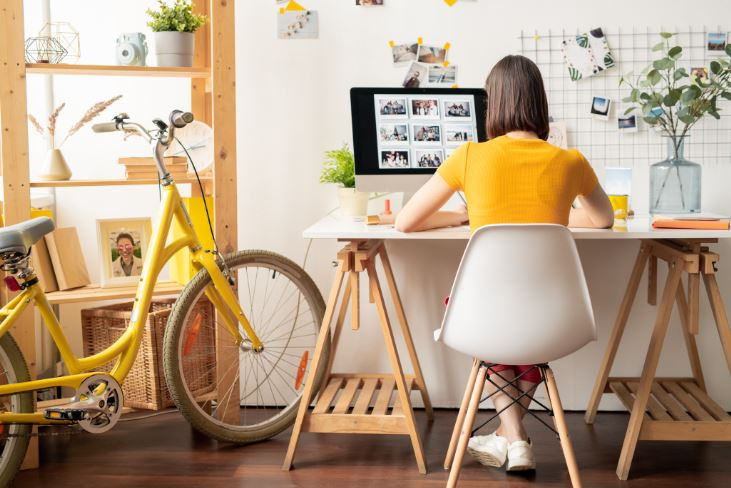
#> input picture FreeCodeCamp/01/photos/4.jpg, 731 x 488 px
$ python splitmerge.py
#> lines starting #> are read from the running program, lines starting #| are printed output that depends on the picture
import cv2 as cv
import numpy as np

img = cv.imread('photos/4.jpg')
#> img is the input picture: shape (488, 731, 3); mean B, G, R 133.2, 159.3, 182.5
cv.imshow('Image', img)

blank = np.zeros(img.shape[:2], dtype='uint8')

b,g,r = cv.split(img)
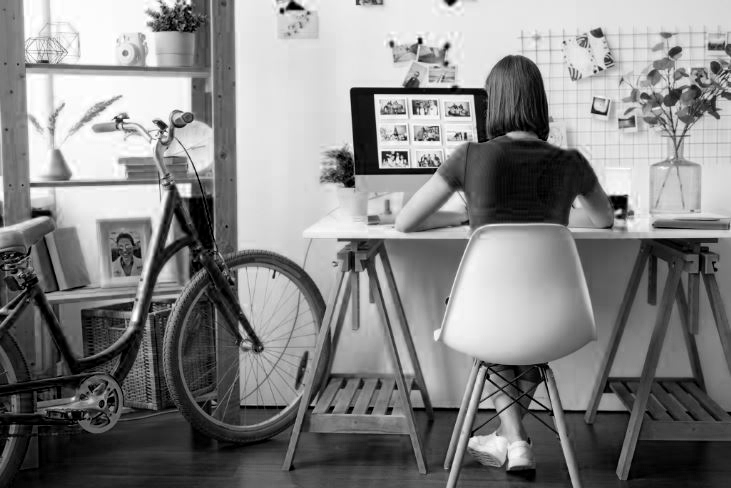
#> b: shape (488, 731); min 0, max 255, mean 133.2
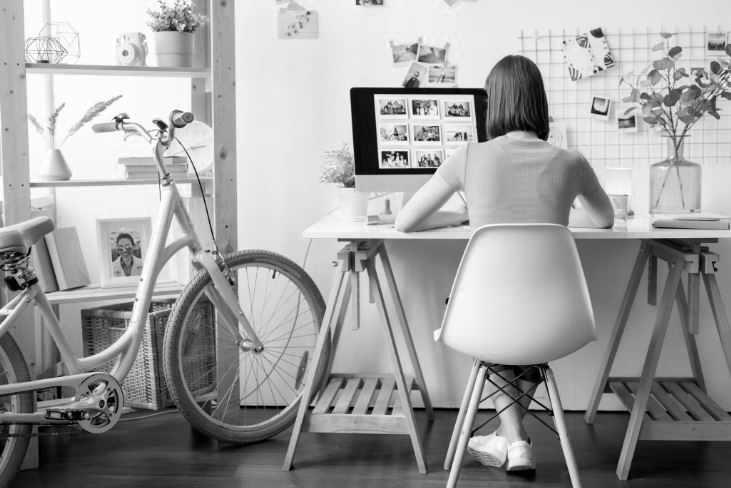
#> g: shape (488, 731); min 0, max 255, mean 159.3
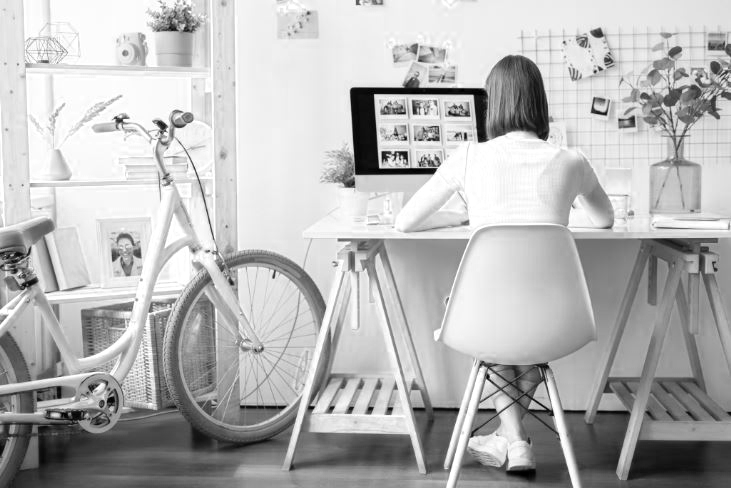
#> r: shape (488, 731); min 0, max 255, mean 182.5

blue = cv.merge([b, blank, blank])
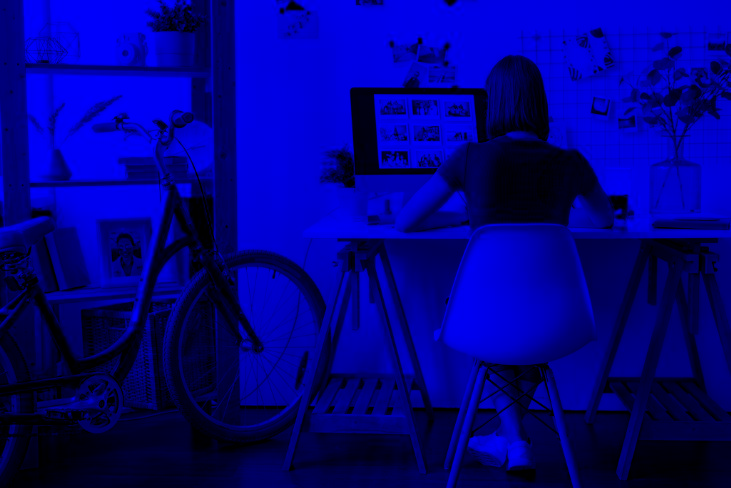
#> blue: shape (488, 731, 3); mean of channels 0, 1, 2 133.2, 0, 0; drawn as B, G, R
green = cv.merge([blank,g,blank])
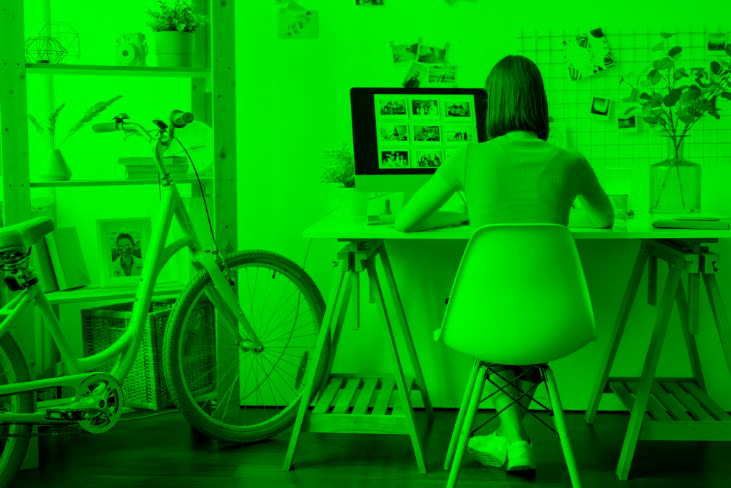
#> green: shape (488, 731, 3); mean of channels 0, 1, 2 0, 159.3, 0; drawn as B, G, R
red = cv.merge([blank,blank, r])
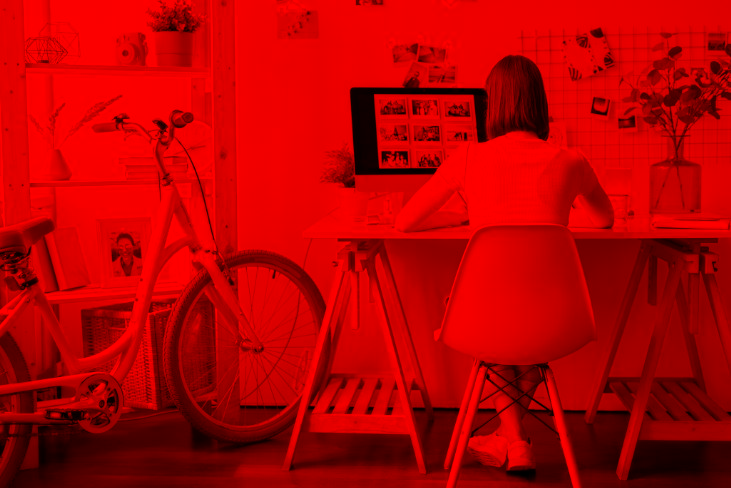
#> red: shape (488, 731, 3); mean of channels 0, 1, 2 0, 0, 182.5; drawn as B, G, R

cv.imshow('Blue', b)
cv.imshow('Green', g)
cv.imshow('Red', r)

cv.imshow('Blue', blue)
cv.imshow('Green', green)
cv.imshow('Red', red)

print(img.shape)
#| (488, 731, 3)
print(b.shape)
#| (488, 731)
print(g.shape)
#| (488, 731)
print(r.shape)
#| (488, 731)

merge = cv.merge([b,g,r])
cv.imshow('Merged image', merge)

cv.waitKey(0)

$ run again, with FreeCodeCamp/01/photos/1.jpg copied over FreeCodeCamp/01/photos/4.jpg
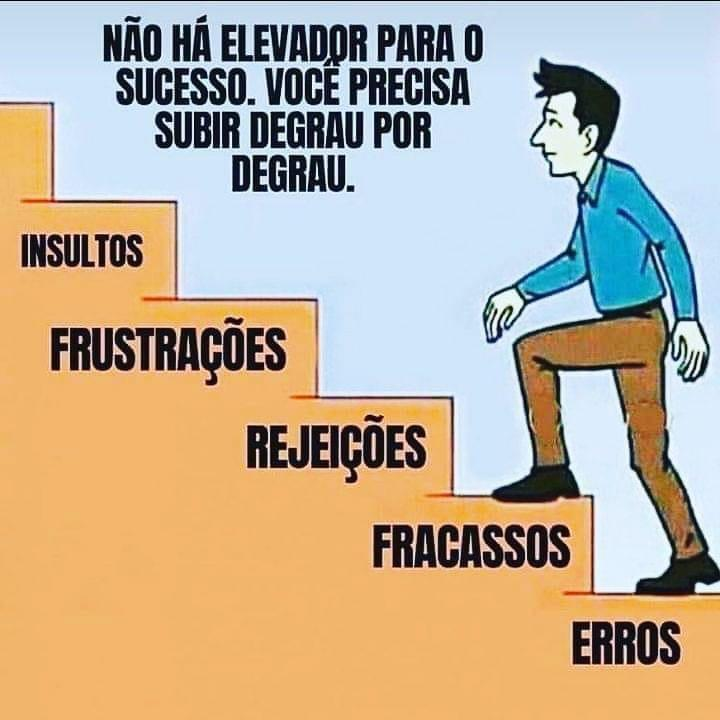
#> input picture FreeCodeCamp/01/photos/1.jpg, 720 x 720 px
#> img is the input picture: shape (720, 720, 3); mean B, G, R 152.8, 175.2, 190.8
#> `green = cv.merge([blank,g,blank])`:
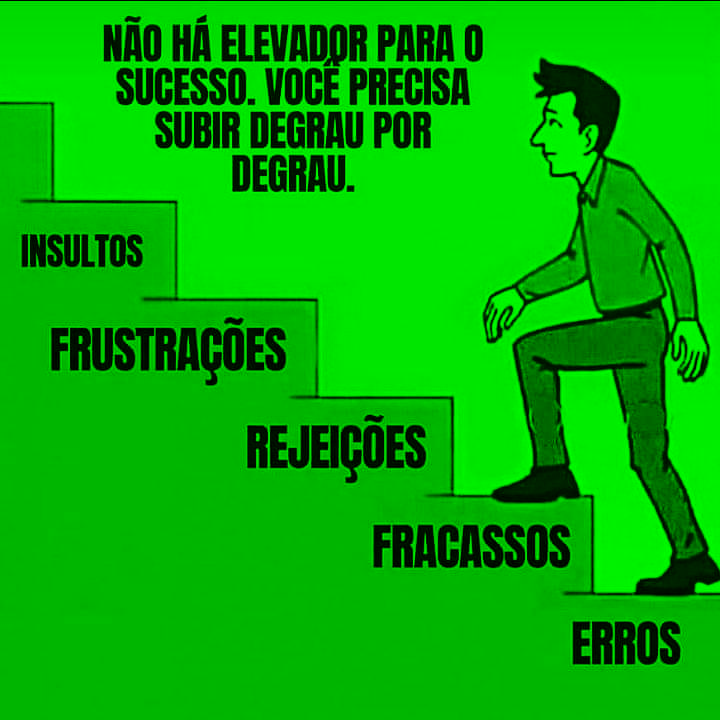
#> green: shape (720, 720, 3); mean of channels 0, 1, 2 0, 175.2, 0; drawn as B, G, R
#> `red = cv.merge([blank,blank, r])`:
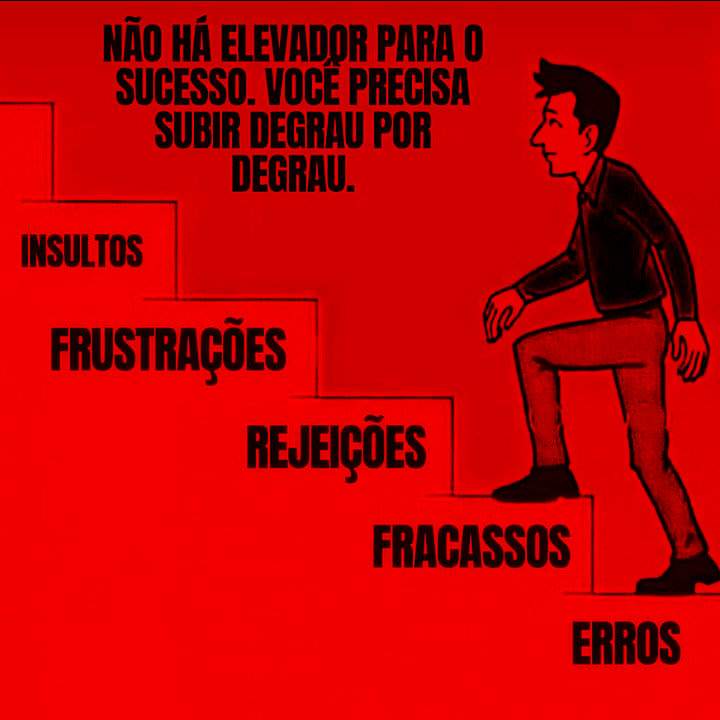
#> red: shape (720, 720, 3); mean of channels 0, 1, 2 0, 0, 190.8; drawn as B, G, R
#| (720, 720, 3)
#| (720, 720)
#| (720, 720)
#| (720, 720)

$ run again, with FreeCodeCamp/01/photos/2.jpg copied over FreeCodeCamp/01/photos/4.jpg
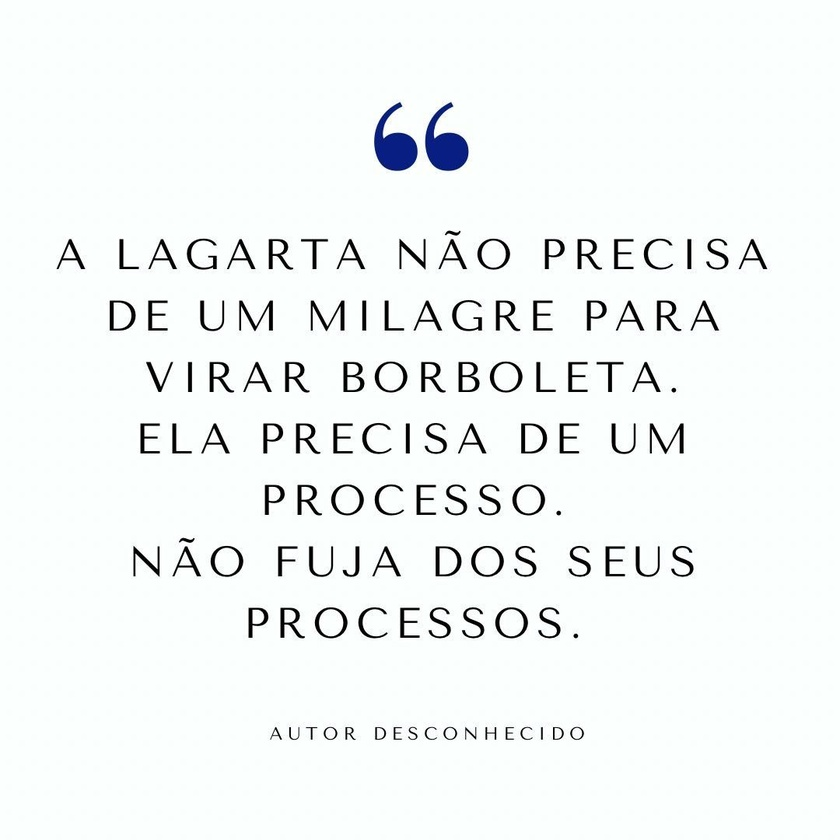
#> input picture FreeCodeCamp/01/photos/2.jpg, 840 x 840 px, shrunk from 1080 x 1080 before the run
#> img is the input picture: shape (840, 840, 3); mean B, G, R 245.5, 246, 242.2
#> `green = cv.merge([blank,g,blank])`:
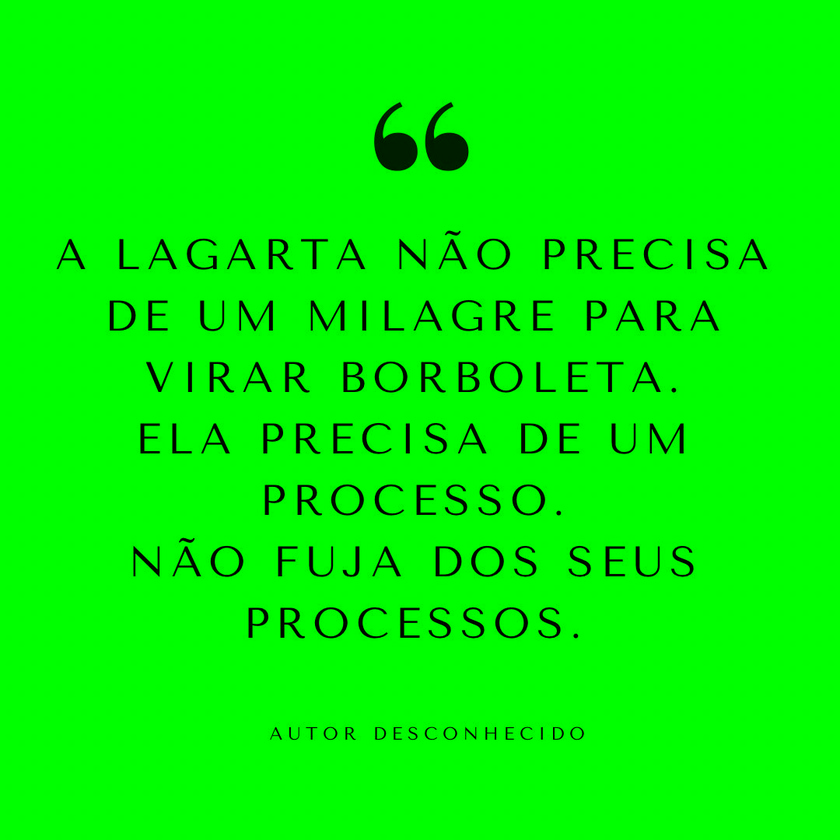
#> green: shape (840, 840, 3); mean of channels 0, 1, 2 0, 246, 0; drawn as B, G, R
#> `red = cv.merge([blank,blank, r])`:
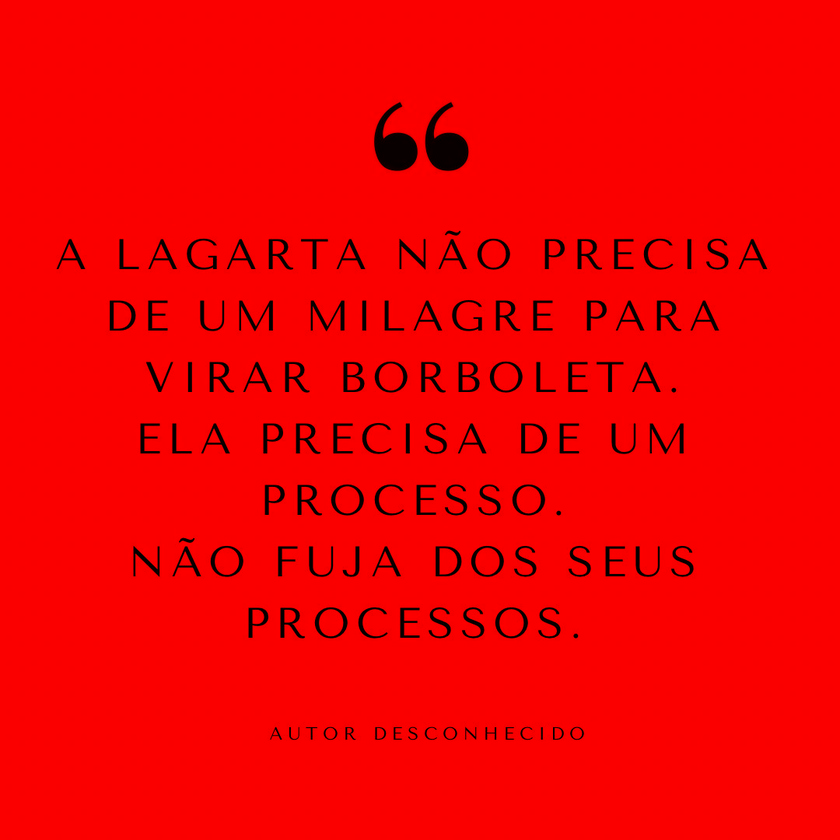
#> red: shape (840, 840, 3); mean of channels 0, 1, 2 0, 0, 242.2; drawn as B, G, R
#| (840, 840, 3)
#| (840, 840)
#| (840, 840)
#| (840, 840)

$ run again, with FreeCodeCamp/01/photos/3.JPG copied over FreeCodeCamp/01/photos/4.jpg
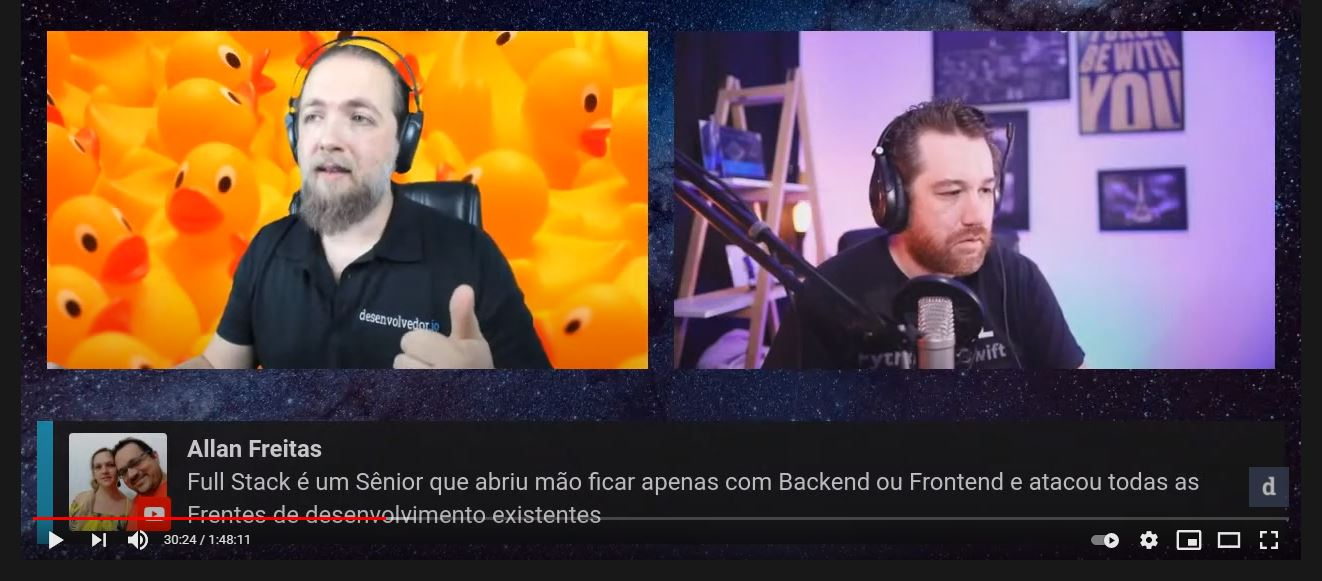
#> input picture FreeCodeCamp/01/photos/3.JPG, 1322 x 581 px
#> img is the input picture: shape (581, 1322, 3); mean B, G, R 70.3, 77.5, 103.5
#> `green = cv.merge([blank,g,blank])`:
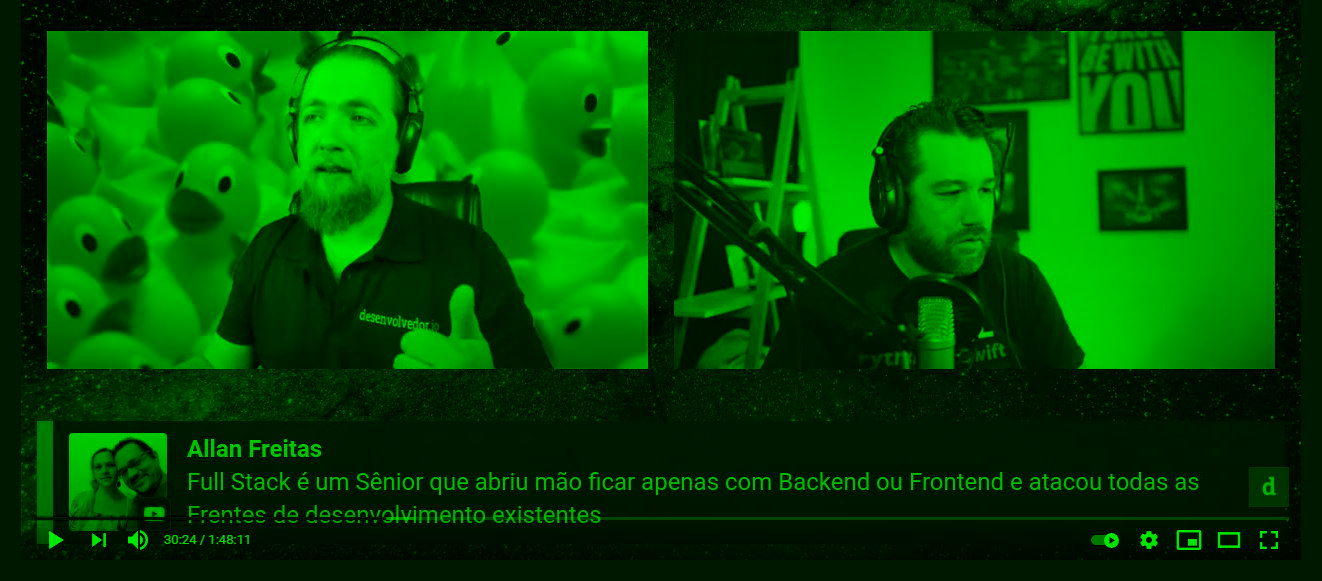
#> green: shape (581, 1322, 3); mean of channels 0, 1, 2 0, 77.5, 0; drawn as B, G, R
#> `red = cv.merge([blank,blank, r])`:
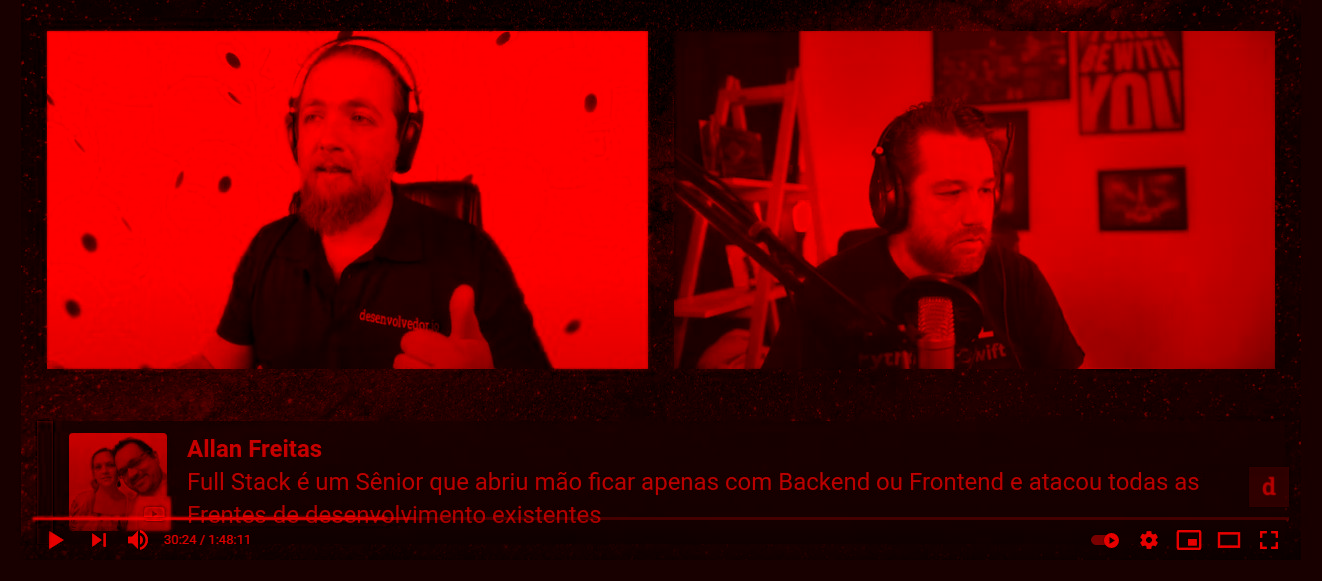
#> red: shape (581, 1322, 3); mean of channels 0, 1, 2 0, 0, 103.5; drawn as B, G, R
#| (581, 1322, 3)
#| (581, 1322)
#| (581, 1322)
#| (581, 1322)
